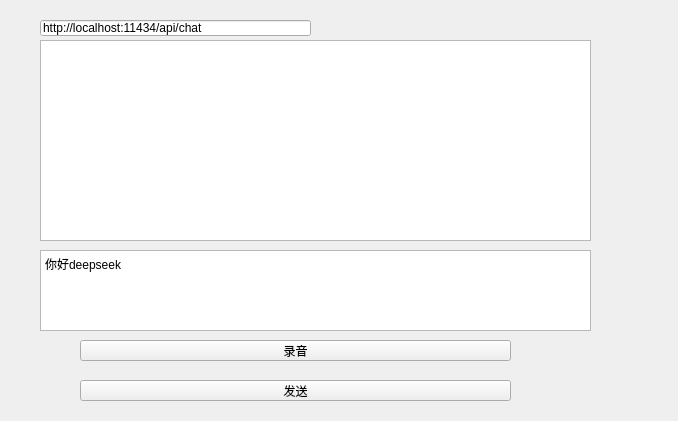
<?xml version="1.0" encoding="UTF-8"?>
<ui version="4.0">
 <class>Widget</class>
 <widget class="QWidget" name="Widget">
  <property name="geometry">
   <rect>
    <x>0</x>
    <y>0</y>
    <width>678</width>
    <height>421</height>
   </rect>
  </property>
  <property name="windowTitle">
   <string>Widget</string>
  </property>
  <widget class="QTextEdit" name="textEdit_down">
   <property name="enabled">
    <bool>true</bool>
   </property>
   <property name="geometry">
    <rect>
     <x>40</x>
     <y>40</y>
     <width>551</width>
     <height>201</height>
    </rect>
   </property>
   <property name="sizePolicy">
    <sizepolicy hsizetype="Expanding" vsizetype="Expanding">
     <horstretch>0</horstretch>
     <verstretch>0</verstretch>
    </sizepolicy>
   </property>
   <property name="mouseTracking">
    <bool>true</bool>
   </property>
   <property name="tabletTracking">
    <bool>true</bool>
   </property>
   <property name="focusPolicy">
    <enum>Qt::NoFocus</enum>
   </property>
  </widget>
  <widget class="QPushButton" name="pushButton">
   <property name="geometry">
    <rect>
     <x>80</x>
     <y>340</y>
     <width>431</width>
     <height>21</height>
    </rect>
   </property>
   <property name="sizePolicy">
    <sizepolicy hsizetype="Minimum" vsizetype="Expanding">
     <horstretch>0</horstretch>
     <verstretch>0</verstretch>
    </sizepolicy>
   </property>
   <property name="text">
    <string>录音</string>
   </property>
  </widget>
  <widget class="QTextEdit" name="textEdit_up">
   <property name="geometry">
    <rect>
     <x>40</x>
     <y>250</y>
     <width>551</width>
     <height>81</height>
    </rect>
   </property>
   <property name="sizePolicy">
    <sizepolicy hsizetype="Expanding" vsizetype="Expanding">
     <horstretch>0</horstretch>
     <verstretch>0</verstretch>
    </sizepolicy>
   </property>
   <property name="html">
    <string>&lt;!DOCTYPE HTML PUBLIC &quot;-//W3C//DTD HTML 4.0//EN&quot; &quot;http://www.w3.org/TR/REC-html40/strict.dtd&quot;&gt;
&lt;html&gt;&lt;head&gt;&lt;meta name=&quot;qrichtext&quot; content=&quot;1&quot; /&gt;&lt;style type=&quot;text/css&quot;&gt;
p, li { white-space: pre-wrap; }
&lt;/style&gt;&lt;/head&gt;&lt;body style=&quot; font-family:'SimSun'; font-size:9pt; font-weight:400; font-style:normal;&quot;&gt;
&lt;p style=&quot; margin-top:0px; margin-bottom:0px; margin-left:0px; margin-right:0px; -qt-block-indent:0; text-indent:0px;&quot;&gt;你好deepseek&lt;/p&gt;&lt;/body&gt;&lt;/html&gt;</string>
   </property>
  </widget>
  <widget class="QLineEdit" name="lineEdit_url">
   <property name="geometry">
    <rect>
     <x>40</x>
     <y>20</y>
     <width>271</width>
     <height>16</height>
    </rect>
   </property>
   <property name="sizePolicy">
    <sizepolicy hsizetype="Expanding" vsizetype="Expanding">
     <horstretch>0</horstretch>
     <verstretch>0</verstretch>
    </sizepolicy>
   </property>
   <property name="text">
    <string>http://localhost:11434/api/chat</string>
   </property>
   <property name="placeholderText">
    <string>deepseek_ollama_url</string>
   </property>
  </widget>
  <widget class="QPushButton" name="pushButton_2">
   <property name="geometry">
    <rect>
     <x>80</x>
     <y>380</y>
     <width>431</width>
     <height>21</height>
    </rect>
   </property>
   <property name="sizePolicy">
    <sizepolicy hsizetype="Minimum" vsizetype="Expanding">
     <horstretch>0</horstretch>
     <verstretch>0</verstretch>
    </sizepolicy>
   </property>
   <property name="text">
    <string>发送</string>
   </property>
  </widget>
 </widget>
 <resources/>
 <connections/>
</ui>
